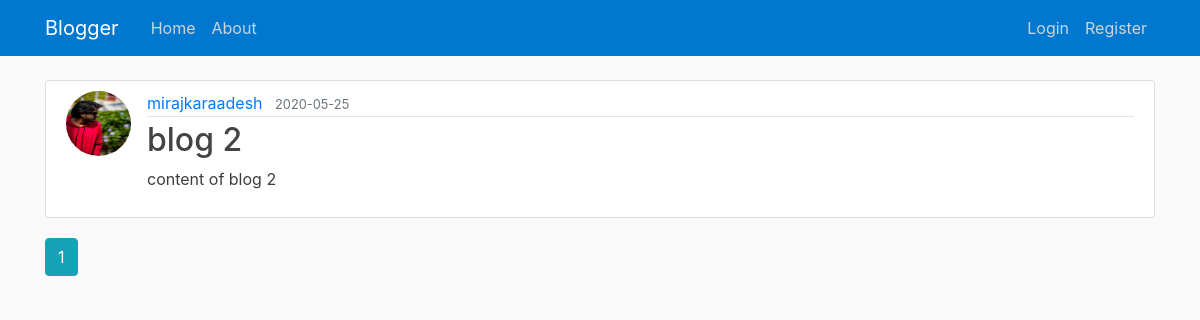
Page /home on the earlier database version.
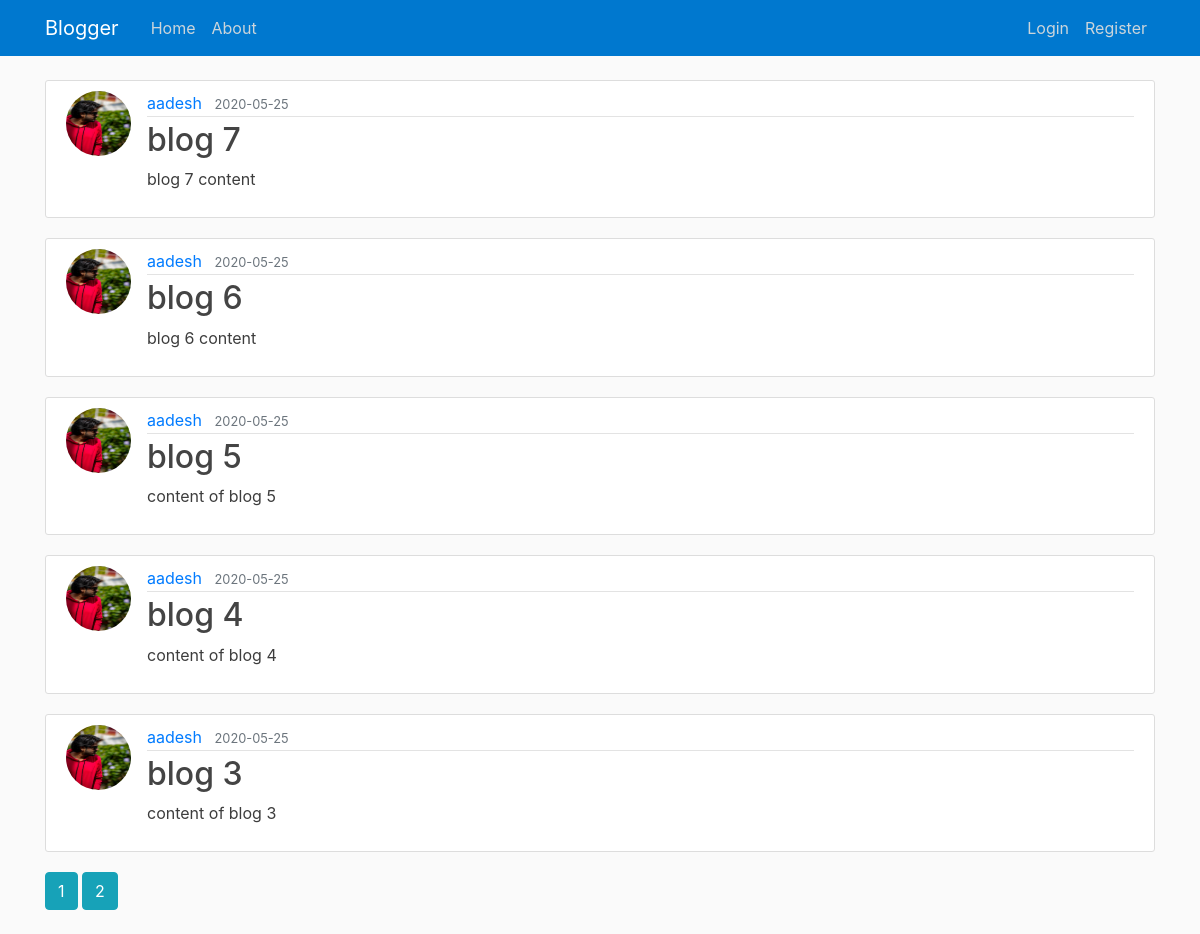
Same page on the later database version.
### flaskblog/models.py (models this page shows, shortened)
class Post(db.Model):
    id = db.Column(db.Integer, primary_key=True)
    title = db.Column(db.String(100), nullable=False)
    date_posted = db.Column(db.DateTime, nullable=False, default=datetime.utcnow)
    content = db.Column(db.Text, nullable=False)
    user_id = db.Column(db.Integer, db.ForeignKey('user.id'), nullable=False)

class User(db.Model, UserMixin):  #user class to hold the users
	id = db.Column(db.Integer, primary_key=True)
	username = db.Column(db.String(10), unique=True, nullable=False)
	email = db.Column(db.String(100), unique=True, nullable=False)
	image_file = db.Column(db.String(20), nullable=False, default='default.jpg')
	password = db.Column(db.String(20), nullable=False)
	posts = db.relationship('Post', backref='author', lazy=True)

### flaskblog/routes.py (the view)
@app.route("/")
@app.route("/home")
def home():
	page = request.args.get('page', 1, type=int)
	posts = Post.query.order_by(Post.date_posted.desc()).paginate(page=page, per_page=5)
	return render_template('home.html', posts=posts)

### flaskblog/templates/home.html
{% extends "layout.html" %}
{% block content %}
    {% for post in posts.items %}
        <article class="media content-section">
          <img class="rounded-circle article-img" src="{{ url_for('static', filename='profile_pics/' + post.author.image_file) }}">
          <div class="media-body">
            <div class="article-metadata">
              <a class="mr-2" href="#">{{ post.author.username }}</a>
              <small class="text-muted">{{ post.date_posted.strftime('%Y-%m-%d') }}</small>
            </div>
            <h2><a class="article-title" href="{{ url_for('post', post_id=post.id) }}">{{ post.title }}</a></h2>
            <p class="article-content">{{ post.content }}</p>
          </div>
        </article>
    {% endfor %}
    {% for page_num in posts.iter_pages(left_edge=1, right_edge=1, left_current=1, right_current=2) %}
      {% if page_num %}
        {% if posts.page == page_num %}
          <a class="btn btn-info mb-4" href="{{ url_for('home', page=page_num) }}">{{ page_num }}</a>
        {% else %}
          <a class="btn btn-info mb-4" href="{{ url_for('home', page=page_num) }}">{{ page_num }}</a>
        {% endif %}
      {% else %}
        ...
      {% endif %}
    {% endfor %}
{% endblock content %}

### flaskblog/templates/layout.html (shortened to what this page needs)
<!DOCTYPE html>
<html>
<head>
    <link rel="stylesheet" href="https://maxcdn.bootstrapcdn.com/bootstrap/4.0.0/css/bootstrap.min.css">
    <link rel="stylesheet" type="text/css" href="{{ url_for('static', filename='main.css') }}">
</head>
<body>
    <header class="site-header">
      <nav class="navbar navbar-expand-md navbar-dark bg-steel fixed-top">
        <div class="container">
          <a class="navbar-brand mr-4" href="/">Blogger</a>
          <div class="collapse navbar-collapse" id="navbarToggle">
            <div class="navbar-nav mr-auto">
              <a class="nav-item nav-link" href="{{ url_for('home') }}">Home</a>
              <a class="nav-item nav-link" href="{{ url_for('about') }}">About</a>
            </div>
            <div class="navbar-nav">
              {% if current_user.is_authenticated %}
                <a class="nav-item nav-link" href="{{ url_for('new_post') }}">New Post</a>
                <a class="nav-item nav-link" href="{{ url_for('account') }}">Account</a>
                <a class="nav-item nav-link" href="{{ url_for('logout') }}">Logout</a>
              {% else %}
                <a class="nav-item nav-link" href="{{ url_for('login') }}">Login</a>
                <a class="nav-item nav-link" href="{{ url_for('register') }}">Register</a>
              {% endif %}
            </div>
          </div>
        </div>
      </nav>
    </header>
    <main role="main" class="container">
      <div class="row">
        <div class="col-md-12">
          {% block content %}{% endblock %}
        </div>
      </div>
    </main>
</body>
</html>

### flaskblog/static/main.css (style rules this page uses)
body { background: #fafafa; color: #3d3d3d; margin-top: 5rem; }
h1, h2, h3, h4, h5, h6 { color: #444444; }
.bg-steel { background-color: #0078cf; }
.site-header .navbar-nav .nav-link { color: #cbd5db; }
.content-section { background: #ffffff; padding: 10px 20px; border: 1px solid #dddddd; border-radius: 3px; margin-bottom: 20px; }
.article-title { color: #444444; }
.article-content { white-space: pre-line; }
.article-img { height: 65px; width: 65px; margin-right: 16px; }
.article-metadata { padding-bottom: 1px; margin-bottom: 4px; border-bottom: 1px solid #e3e3e3 }

Differences in the rows shown:
no longer on this page (row unchanged): Post: image_file (placeholder picture), author.username "mirajkaraadesh", date_posted "2020-05-25", title "blog 2", content "content of blog 2"
added Post: image_file (placeholder picture), author.username "aadesh", date_posted "2020-05-25", title "blog 7", content "blog 7 content"
added Post: image_file (placeholder picture), author.username "aadesh", date_posted "2020-05-25", title "blog 6", content "blog 6 content"
added Post: image_file (placeholder picture), author.username "aadesh", date_posted "2020-05-25", title "blog 5", content "content of blog 5"
added Post: image_file (placeholder picture), author.username "aadesh", date_posted "2020-05-25", title "blog 4", content "content of blog 4"
added Post: image_file (placeholder picture), author.username "aadesh", date_posted "2020-05-25", title "blog 3", content "content of blog 3"
Other differences:
new list line: "2"
